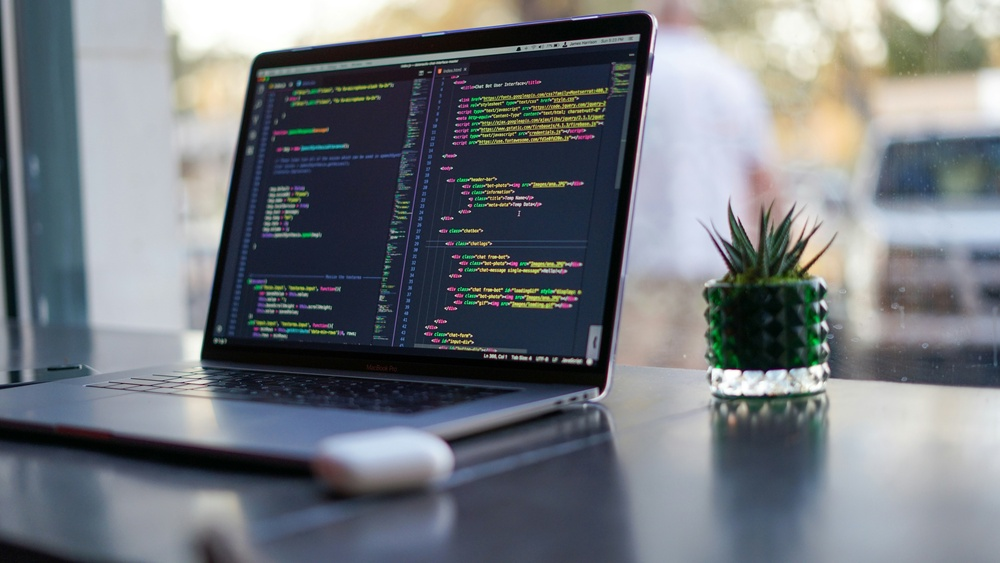
#> input picture DAY02/Image.jpg, 1000 x 563 px, shrunk from 6000 x 3376 before the run, found by its file name
$ python task4.py
#> lines starting #> are read from the running program, lines starting #| are printed output that depends on the picture; after the words box and inside, x2 and y2 are one past the last pixel; in counts of white or black regions, pixels touching at a corner belong together
### DAY03/task3.py
import cv2
import numpy as np
import matplotlib.pyplot as plt

# Read Image
img = cv2.imread(r"H:\Studies\MLB-Internship\DAY03\image.jpg")
#> img is the input picture: shape (563, 1000, 3); mean B, G, R 124.8, 119, 114.1

# BGR -> RGB
rgb = img[:, :, ::-1]

# Split RGB Channels
R = rgb[:, :, 0]
G = rgb[:, :, 1]
B = rgb[:, :, 2]

# RGB -> Grayscale
gray = (0.299 * R + 0.587 * G + 0.114 * B).astype(np.uint8)

# RGB -> HSV
rgb_float = rgb.astype(np.float32) / 255.0

r = rgb_float[:, :, 0]
g = rgb_float[:, :, 1]
b = rgb_float[:, :, 2]

max_val = np.maximum(np.maximum(r, g), b)
min_val = np.minimum(np.minimum(r, g), b)

diff = max_val - min_val

H = np.zeros_like(max_val)

mask = diff != 0
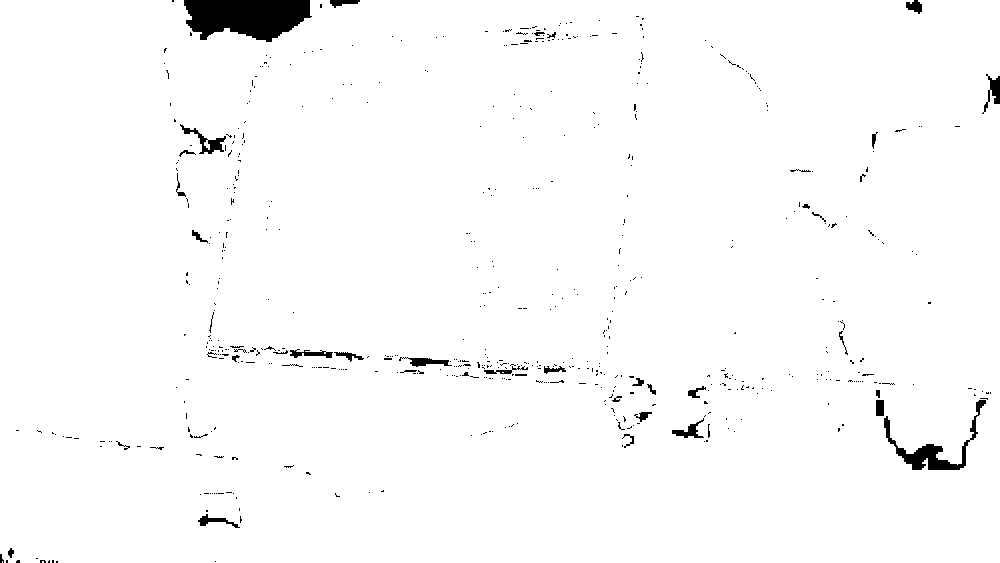
#> mask: shape (563, 1000) bool; 98.2% white; 578 black regions (535 under 20 px), largest, box (x1, y1, x2, y2) and area: (184, 0, 312, 42) 4027, (884, 400, 986, 470) 1337, (180, 124, 226, 154) 359

idx = (max_val == r) & mask
#> idx: shape (563, 1000) bool; 18.4% white; 408 white regions (267 under 20 px), largest, box (x1, y1, x2, y2) and area: (289, 0, 1000, 294) 44024, (615, 277, 713, 372) 7610, (840, 230, 954, 368) 7603
H[idx] = (60 * ((g[idx] - b[idx]) / diff[idx]) + 360) % 360

idx = (max_val == g) & mask
#> idx: shape (563, 1000) bool; 13% white; 529 white regions (394 under 20 px), largest, box (x1, y1, x2, y2) and area: (702, 207, 1000, 465) 24526, (161, 0, 544, 138) 9114, (872, 0, 1000, 113) 7380
H[idx] = 60 * ((b[idx] - r[idx]) / diff[idx]) + 120
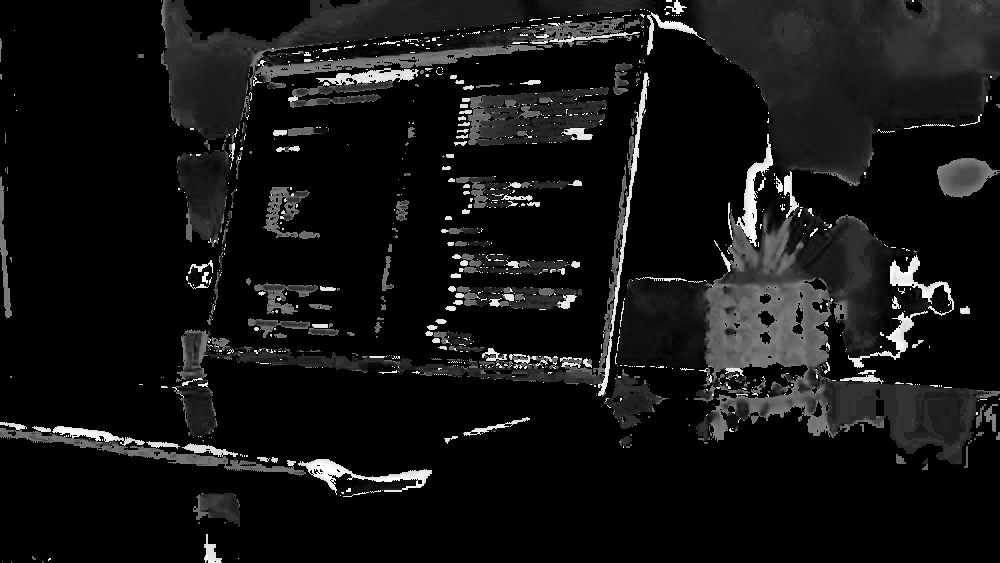
#> H: shape (563, 1000) float32; min 0, max 358.6, mean 28.3; drawn with min black and max white

idx = (max_val == b) & mask
#> idx: shape (563, 1000) bool; 69.3% white; 217 black regions (121 under 20 px), largest, box (x1, y1, x2, y2) and area: (161, 0, 1000, 470) 127037, (174, 73, 650, 438) 12503, (462, 87, 609, 146) 6036
H[idx] = 60 * ((r[idx] - g[idx]) / diff[idx]) + 240

S = np.zeros_like(max_val)

non_zero = max_val != 0
#> non_zero: shape (563, 1000) bool; 100% white; black in thin lines or dots, all inside (x1, y1, x2, y2) = (387, 356, 549, 369)
S[non_zero] = diff[non_zero] / max_val[non_zero]

V = max_val

HSV = np.dstack((
    H / 2,
    S * 255,
    V * 255
)).astype(np.uint8)

# RGB -> HSL
L = (max_val + min_val) / 2

S_hsl = np.zeros_like(L)

denominator = (1 - np.abs(2 * L - 1))

valid = (diff != 0) & (denominator != 0)

S_hsl[valid] = diff[valid] / denominator[valid]

HSL = np.dstack((
    H / 2,
    S_hsl * 255,
    L * 255
)).astype(np.uint8)
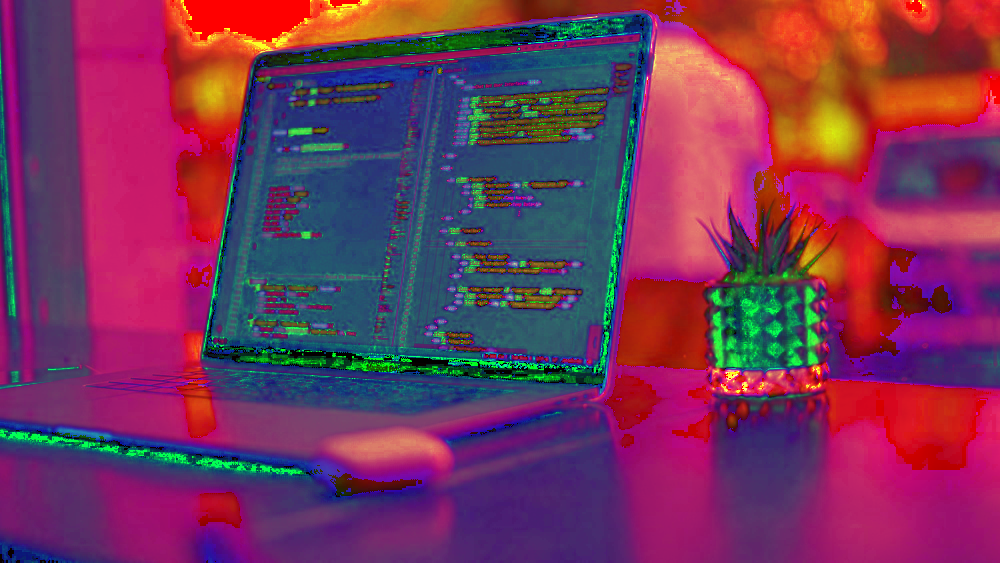
#> HSL: shape (563, 1000, 3); mean of channels 0, 1, 2 89.7, 52.4, 119.3; drawn as B, G, R

# Approximate LAB
L_channel = gray.copy()

A_channel = (
    rgb[:, :, 0].astype(int)
    - rgb[:, :, 1].astype(int)
)

A_channel = np.clip(
    A_channel + 128,
    0,
    255
)

B_channel = (
    rgb[:, :, 2].astype(int)
    - rgb[:, :, 1].astype(int)
)

B_channel = np.clip(
    B_channel + 128,
    0,
    255
)
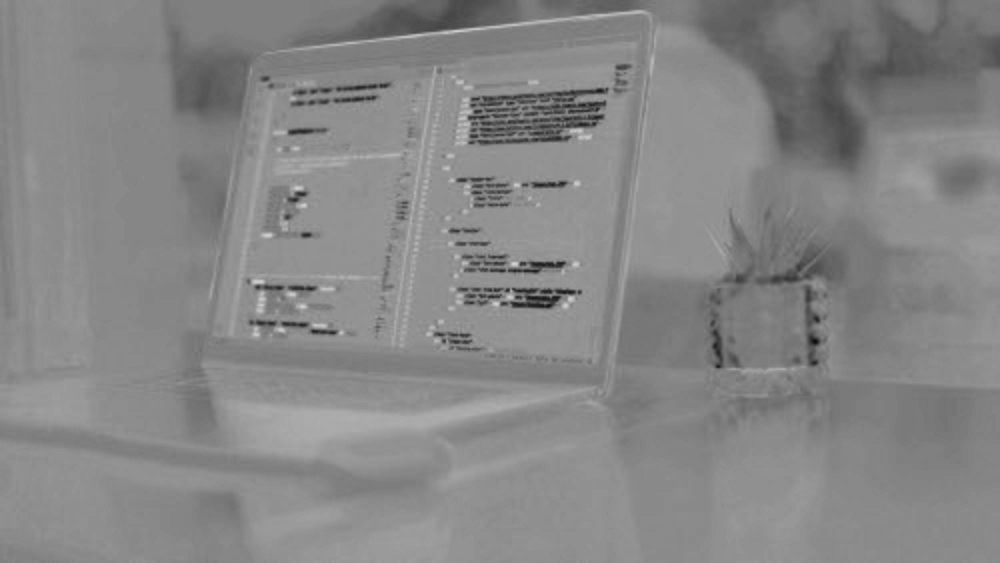
#> B_channel: shape (563, 1000) int64; min 10, max 211, mean 133.8

LAB = np.dstack((
    L_channel,
    A_channel,
    B_channel
)).astype(np.uint8)
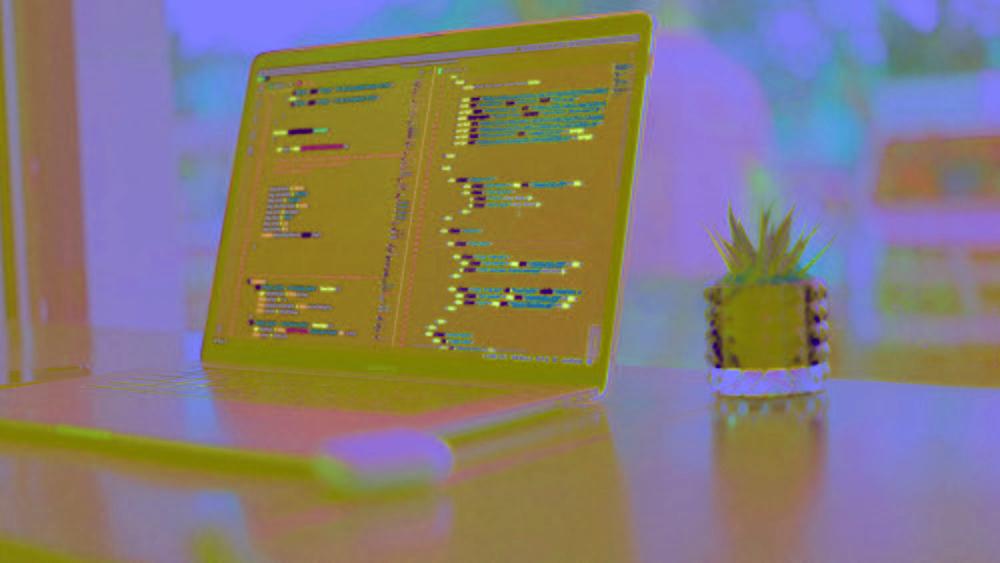
#> LAB: shape (563, 1000, 3); mean of channels 0, 1, 2 117.7, 123.1, 133.8; drawn as B, G, R

# Display Results
plt.figure(figsize=(15, 8))

plt.subplot(2, 3, 1)
plt.imshow(rgb)
plt.title("RGB")
plt.axis("off")

plt.subplot(2, 3, 2)
plt.imshow(HSV)
plt.title("HSV")
plt.axis("off")

plt.subplot(2, 3, 3)
plt.imshow(HSL)
plt.title("HSL")
plt.axis("off")

plt.subplot(2, 3, 4)
plt.imshow(LAB)
plt.title("LAB")
plt.axis("off")

plt.subplot(2, 3, 5)
plt.imshow(gray, cmap="gray")
plt.title("Grayscale")
plt.axis("off")

plt.tight_layout()
plt.show()

# [4 lines that do not run on import are left out]

### DAY03/task4.py
import cv2
import numpy as np
import matplotlib.pyplot as plt

from task3 import HSV

img = cv2.imread(r"H:\Studies\MLB-Internship\DAY03\image.jpg")

rgb = img[:, :, ::-1]

lower_blue = (100, 50, 50)
upper_blue = (140, 255, 255)

mask = np.zeros((HSV.shape[0], HSV.shape[1]), dtype=np.uint8)

for i in range(HSV.shape[0]):
    for j in range(HSV.shape[1]):

        h, s, v = HSV[i, j]

        if (
            lower_blue[0] <= h <= upper_blue[0]
            and lower_blue[1] <= s <= upper_blue[1]
            and lower_blue[2] <= v <= upper_blue[2]
        ):
            mask[i, j] = 255
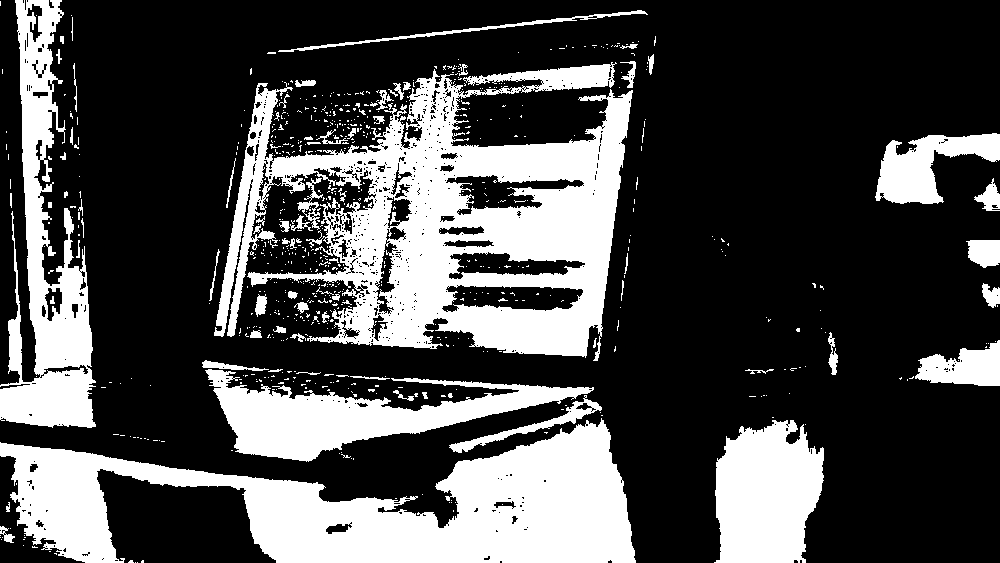
#> mask: shape (563, 1000); 29.2% white; 718 white regions (642 under 20 px), largest, box (x1, y1, x2, y2) and area: (214, 62, 633, 361) 58024, (0, 418, 636, 563) 44953, (0, 0, 96, 428) 17814

result = np.zeros_like(rgb)

for i in range(mask.shape[0]):
    for j in range(mask.shape[1]):

        if mask[i, j] == 255:
            result[i, j] = rgb[i, j]
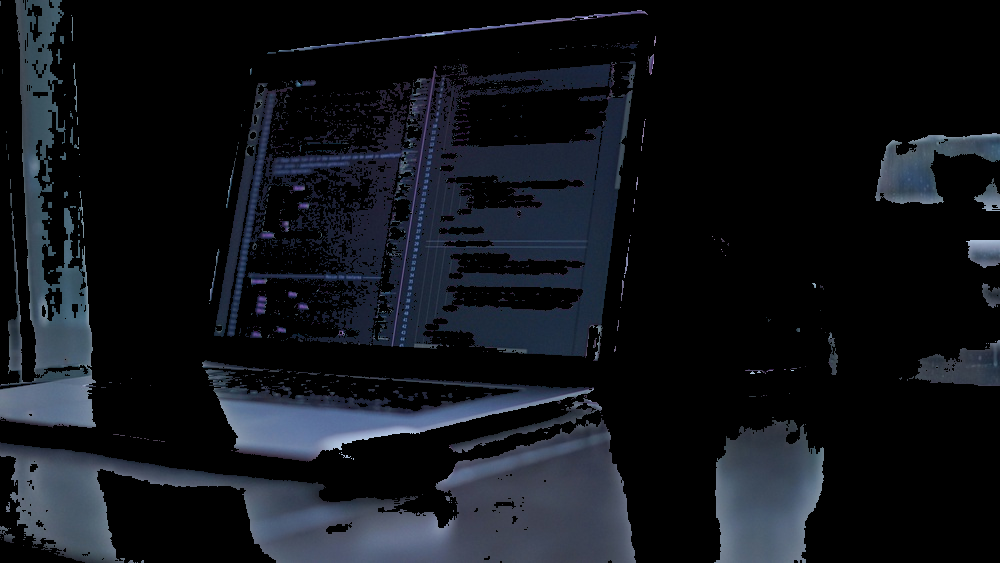
#> result: shape (563, 1000, 3); mean R, G, B 17, 20.2, 25.8

plt.figure(figsize=(12, 4))

plt.subplot(1, 3, 1)
plt.imshow(rgb)
plt.title("Original")
plt.axis("off")

plt.subplot(1, 3, 2)
plt.imshow(mask, cmap="gray")
plt.title("Mask")
plt.axis("off")

plt.subplot(1, 3, 3)
plt.imshow(result)
plt.title("Segmented")
plt.axis("off")

plt.tight_layout()
plt.show()
